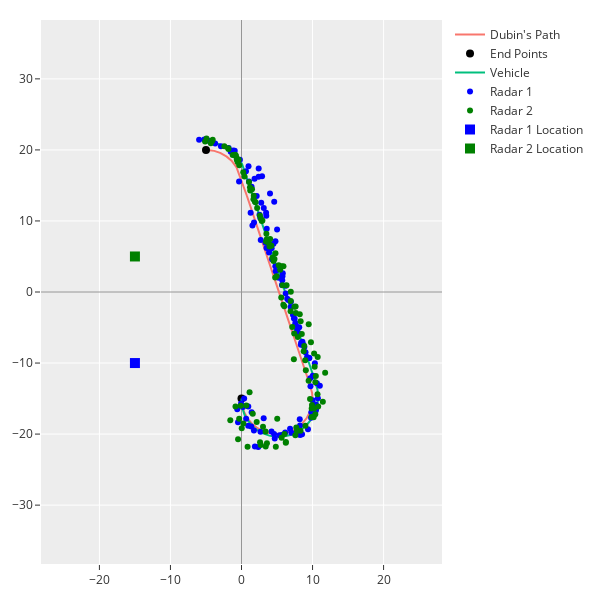

Here is the notebook cell this chart was saved with:
### Code cell
fig = plot_dubin(["Dubin's Path", "lines", optimal_path], 
           ["Vehicle", "lines", simple_trajectory], 
           ["Radar 1", "markers", x_y_1_close],
           ["Radar 2", "markers", x_y_2_close])

fig.data[3].line.color = "blue"
fig.data[4].line.color = "green"

fig.add_trace(
    go.Scatter(
        x=[radar_1.x],
        y=[radar_1.y],
        name='Radar 1 Location',
        mode="markers",
        marker_size=10,
        marker_color="blue",
        marker_symbol="square"
    )
)

fig.add_trace(
    go.Scatter(
        x=[radar_2.x],
        y=[radar_2.y],
        name='Radar 2 Location',
        mode="markers",
        marker_size=10,
        marker_color="green",
        marker_symbol="square"
    )
)


fig.show()
